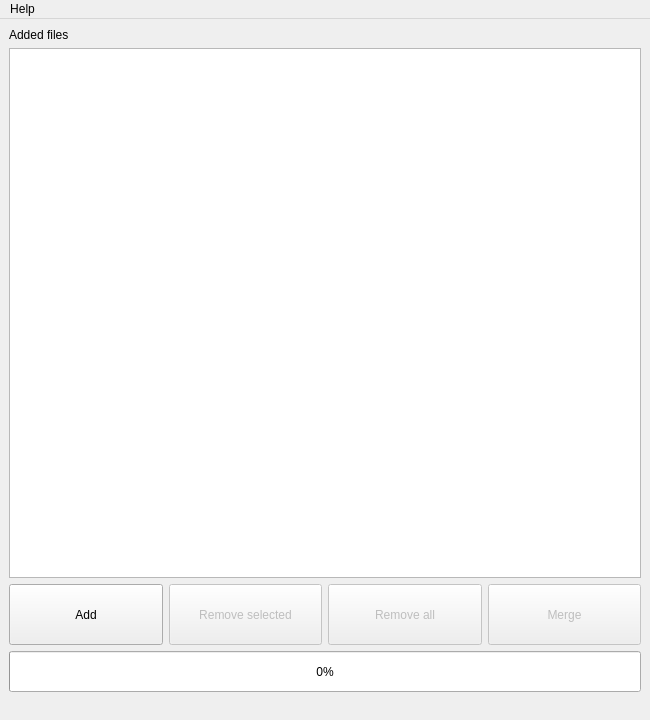
<?xml version="1.0" encoding="UTF-8"?>
<ui version="4.0">
 <author>Luca Dessì</author>
 <comment>Copyright (C) 2019 Luca Dessì

This file is part of cbzmerge.

cbzmerge is free software: you can redistribute it and/or modify
it under the terms of the GNU General Public License as published by
the Free Software Foundation, either version 3 of the License, or
(at your option) any later version.

cbzmerge is distributed in the hope that it will be useful,
but WITHOUT ANY WARRANTY; without even the implied warranty of
MERCHANTABILITY or FITNESS FOR A PARTICULAR PURPOSE.  See the
GNU General Public License for more details.

You should have received a copy of the GNU General Public License
along with Nome-Programma.  If not, see http://www.gnu.org/licenses/</comment>
 <class>MainWindow</class>
 <widget class="QMainWindow" name="MainWindow">
  <property name="geometry">
   <rect>
    <x>0</x>
    <y>0</y>
    <width>650</width>
    <height>720</height>
   </rect>
  </property>
  <property name="sizePolicy">
   <sizepolicy hsizetype="MinimumExpanding" vsizetype="MinimumExpanding">
    <horstretch>0</horstretch>
    <verstretch>0</verstretch>
   </sizepolicy>
  </property>
  <property name="minimumSize">
   <size>
    <width>650</width>
    <height>720</height>
   </size>
  </property>
  <property name="acceptDrops">
   <bool>true</bool>
  </property>
  <property name="windowTitle">
   <string>cbzmerge</string>
  </property>
  <property name="windowIcon">
   <iconset>
    <normaloff>icon256.png</normaloff>icon256.png</iconset>
  </property>
  <widget class="QWidget" name="centralwidget">
   <layout class="QGridLayout" name="gridLayout">
    <item row="0" column="0">
     <widget class="QLabel" name="labelAdded">
      <property name="text">
       <string>Added files</string>
      </property>
     </widget>
    </item>
    <item row="1" column="0" colspan="4">
     <widget class="QListWidget" name="listAdded">
      <property name="minimumSize">
       <size>
        <width>591</width>
        <height>491</height>
       </size>
      </property>
      <property name="dragEnabled">
       <bool>true</bool>
      </property>
      <property name="dragDropMode">
       <enum>QAbstractItemView::InternalMove</enum>
      </property>
      <property name="selectionMode">
       <enum>QAbstractItemView::ExtendedSelection</enum>
      </property>
     </widget>
    </item>
    <item row="2" column="0">
     <widget class="QPushButton" name="btnAdd">
      <property name="minimumSize">
       <size>
        <width>141</width>
        <height>61</height>
       </size>
      </property>
      <property name="text">
       <string>Add</string>
      </property>
     </widget>
    </item>
    <item row="2" column="1">
     <widget class="QPushButton" name="btnRemove">
      <property name="enabled">
       <bool>false</bool>
      </property>
      <property name="minimumSize">
       <size>
        <width>141</width>
        <height>61</height>
       </size>
      </property>
      <property name="text">
       <string>Remove selected</string>
      </property>
      <property name="shortcut">
       <string>Del</string>
      </property>
     </widget>
    </item>
    <item row="2" column="2">
     <widget class="QPushButton" name="btnRemoveAll">
      <property name="enabled">
       <bool>false</bool>
      </property>
      <property name="minimumSize">
       <size>
        <width>141</width>
        <height>61</height>
       </size>
      </property>
      <property name="text">
       <string>Remove all</string>
      </property>
     </widget>
    </item>
    <item row="2" column="3">
     <widget class="QPushButton" name="btnMerge">
      <property name="enabled">
       <bool>false</bool>
      </property>
      <property name="minimumSize">
       <size>
        <width>141</width>
        <height>61</height>
       </size>
      </property>
      <property name="text">
       <string>Merge</string>
      </property>
     </widget>
    </item>
    <item row="3" column="0" colspan="4">
     <widget class="QProgressBar" name="progressBar">
      <property name="minimumSize">
       <size>
        <width>591</width>
        <height>41</height>
       </size>
      </property>
      <property name="value">
       <number>0</number>
      </property>
     </widget>
    </item>
   </layout>
  </widget>
  <widget class="QStatusBar" name="statusbar">
   <property name="sizeGripEnabled">
    <bool>false</bool>
   </property>
  </widget>
  <widget class="QMenuBar" name="menuBar">
   <property name="geometry">
    <rect>
     <x>0</x>
     <y>0</y>
     <width>650</width>
     <height>22</height>
    </rect>
   </property>
   <widget class="QMenu" name="menuHelp">
    <property name="title">
     <string>Help</string>
    </property>
    <addaction name="actionAbout"/>
    <addaction name="actionAboutQT"/>
   </widget>
   <addaction name="menuHelp"/>
  </widget>
  <action name="actionAbout">
   <property name="text">
    <string>About</string>
   </property>
  </action>
  <action name="actionAboutQT">
   <property name="text">
    <string>AboutQt</string>
   </property>
  </action>
 </widget>
 <resources/>
 <connections>
  <connection>
   <sender>btnAdd</sender>
   <signal>clicked()</signal>
   <receiver>MainWindow</receiver>
   <slot>btnAdd_clicked()</slot>
   <hints>
    <hint type="sourcelabel">
     <x>136</x>
     <y>598</y>
    </hint>
    <hint type="destinationlabel">
     <x>92</x>
     <y>642</y>
    </hint>
   </hints>
  </connection>
  <connection>
   <sender>btnRemove</sender>
   <signal>clicked()</signal>
   <receiver>MainWindow</receiver>
   <slot>btnRemove_clicked()</slot>
   <hints>
    <hint type="sourcelabel">
     <x>194</x>
     <y>609</y>
    </hint>
    <hint type="destinationlabel">
     <x>213</x>
     <y>642</y>
    </hint>
   </hints>
  </connection>
  <connection>
   <sender>btnRemoveAll</sender>
   <signal>clicked()</signal>
   <receiver>MainWindow</receiver>
   <slot>btnRemoveAll_clicked()</slot>
   <hints>
    <hint type="sourcelabel">
     <x>342</x>
     <y>600</y>
    </hint>
    <hint type="destinationlabel">
     <x>366</x>
     <y>641</y>
    </hint>
   </hints>
  </connection>
  <connection>
   <sender>btnMerge</sender>
   <signal>clicked()</signal>
   <receiver>MainWindow</receiver>
   <slot>btnMerge_clicked()</slot>
   <hints>
    <hint type="sourcelabel">
     <x>497</x>
     <y>592</y>
    </hint>
    <hint type="destinationlabel">
     <x>544</x>
     <y>641</y>
    </hint>
   </hints>
  </connection>
  <connection>
   <sender>listAdded</sender>
   <signal>itemSelectionChanged()</signal>
   <receiver>MainWindow</receiver>
   <slot>selectionChanged()</slot>
   <hints>
    <hint type="sourcelabel">
     <x>204</x>
     <y>104</y>
    </hint>
    <hint type="destinationlabel">
     <x>337</x>
     <y>32</y>
    </hint>
   </hints>
  </connection>
  <connection>
   <sender>actionAbout</sender>
   <signal>triggered()</signal>
   <receiver>MainWindow</receiver>
   <slot>showAbout()</slot>
   <hints>
    <hint type="sourcelabel">
     <x>-1</x>
     <y>-1</y>
    </hint>
    <hint type="destinationlabel">
     <x>324</x>
     <y>359</y>
    </hint>
   </hints>
  </connection>
  <connection>
   <sender>actionAboutQT</sender>
   <signal>triggered()</signal>
   <receiver>MainWindow</receiver>
   <slot>showAboutQt()</slot>
   <hints>
    <hint type="sourcelabel">
     <x>-1</x>
     <y>-1</y>
    </hint>
    <hint type="destinationlabel">
     <x>324</x>
     <y>359</y>
    </hint>
   </hints>
  </connection>
 </connections>
 <slots>
  <slot>btnAdd_clicked()</slot>
  <slot>btnRemove_clicked()</slot>
  <slot>btnRemoveAll_clicked()</slot>
  <slot>btnMerge_clicked()</slot>
  <slot>indexes_Moved()</slot>
  <slot>selectionChanged()</slot>
  <slot>showAbout()</slot>
  <slot>showAboutQt()</slot>
 </slots>
</ui>
